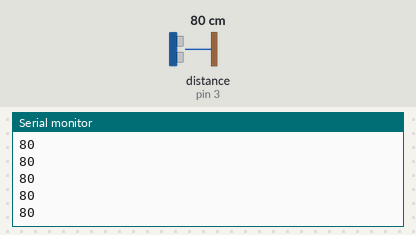
Bench run of a sketch on a simulated Arduino Uno, built with avr-gcc and run on an emulated ATmega328P. On the bench: the last lines printed to the serial monitor. Wiring (inferred from the names in the program): ultrasonic range finder: trigger pin 4; echo pin 3. The inputs (shaded band) are chosen by the test bench; at power-on: distance to the obstacle (sensor on pin 3) 80 cm. The echo pulse lasts 58.3 µs per cm.

Above: at 1.2 s.
1.3 s: distance to the obstacle (sensor on pin 3) set to 10 cm
At 1.48 s:
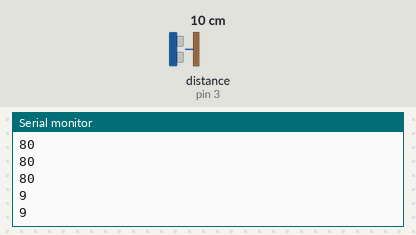
2.8 s: distance to the obstacle (sensor on pin 3) set to 7 cm
At 2.89 s:
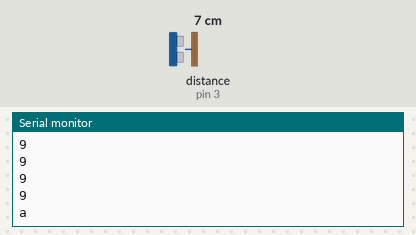

Measured:
- the behaviour switches between 9 and 8 cm on distance to the obstacle (sensor on pin 3) (found by bisection; images 1 and 2)
- after the input at 1.3 s, the serial monitor: prints a new line after 0.07 s (image 1)
- after the input at 2.8 s, the serial monitor: prints a new line after 0.09 s (image 2)

The sketch:

Ultrasonido.ino
```cpp
int trigPin = 4; // Pin disparador. Se puede usar otro pin digital
int echoPin = 3; // Pin eco. Se puede usar otro pin digital
long duracion;

void setup() {
  Serial.begin(4800); // Establece la velocidad de datos del puerto serie
  pinMode(trigPin, OUTPUT); // Establece pin como salida
  pinMode(echoPin, INPUT); // Establece pin como entrada
  digitalWrite(trigPin, LOW); // Pone el pin a un estado logico bajo
}
void loop() {

  digitalWrite(trigPin, HIGH);
  delayMicroseconds(10);
  digitalWrite(trigPin, LOW);

  duracion = pulseIn(echoPin, HIGH ); //Devuelve la longitud del pulso del pin Echo en us
  int distancia = duracion / 58;


if (distancia <= 100 && distancia >= 8){// si la distancia es mayor a 500cm o menor a 0cm
    Serial.println(distancia);           // envia el valor de la distancia por el puerto serial           // no mide nada
  } else {
   Serial.println("a");
  }

    delay(100);
  }
```
